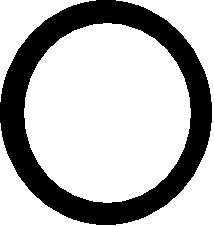
%> input picture images/Anillo.bmp, 214 x 226 px, given in place of Ring.bmp, which was not available
$ octave PruebasAutoorganizacion.m   (GNU Octave 9; MATLAB toolbox functions it lacks are replaced by stand-ins)
%> lines starting %> are read from the running program, lines starting %| are printed output that depends on the picture; in (x1, y1, x2, y2) boxes, pixels count from 0 and x2, y2 are one past the last pixel; in counts of white or black regions, pixels touching at a corner belong together; the program's own positions count from 1; pictures that were not available may be replaced by others from this repository, and a replacement may not be noted
### GenerateSamplesImg.m
function [Samples]=GenerateSamplesImg(FileName,NumSamples)
%> called with FileName = './Datos/Ring.bmp', NumSamples = 10000
% Coded by Ezequiel L髉ez-Rubio, April 2012.

Image=rot90(double(rgb2gray(imread(FileName)))/255,3);
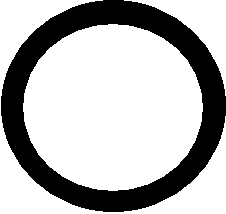
%> Image: size 214x226 double; values 0 (black) and 1 (white), 71.4% white; 1 black region, box (x1, y1, x2, y2) and area: (1, 0, 226, 212) 13812

[RowsIm,ColsIm]=size(Image);
%> RowsIm = 214; ColsIm = 226

Samples=zeros(2,NumSamples);
NumSamplesRemaining=NumSamples;
while NumSamplesRemaining>0
    PreSamples=rand(2,NumSamplesRemaining);
    Points=ceil(PreSamples.*repmat([RowsIm;ColsIm],[1 NumSamplesRemaining]));
    LinearNdxPoints=sub2ind([RowsIm ColsIm],Points(1,:),Points(2,:));
    NdxNewSamples=find(Image(LinearNdxPoints)<1-rand(1,NumSamplesRemaining));
    NumNewSamples=numel(NdxNewSamples);
    Samples(:,NumSamples-NumSamplesRemaining+1:NumSamples-NumSamplesRemaining+NumNewSamples)=...
        PreSamples(:,NdxNewSamples);
    NumSamplesRemaining=NumSamplesRemaining-NumNewSamples;
end
%> this loop made 31 passes
%> (NumNewSamples, NumSamplesRemaining) on passes 1 to 12: (2736, 7264), (2062, 5202), (1521, 3681), (1047, 2634), (785, 1849), (540, 1309), (371, 938), (254, 684), (180, 504), (149, 355), (122, 233), (70, 163)
%> (Points, LinearNdxPoints, NumNewSamples, NumSamplesRemaining) on passes 25 to 30: ([97 71 9 90 7 145; 56 25 211 105 2 79], [11867 5207 44949 22346 221 16837], 1, 5), ([178 189 134 122 176; 135 98 157 208 87], [28854 20947 33518 44420 18580], 1, 4), ([27 19 204 72; 150 225 210 19], [31913 47955 44930 3924], 2, 2), ([12 122; 215 90], [45808 19168], 0, 2), ([157 108; 74 130], [15779 27714], 0, 2), ([41 131; 28 67], [5819 14255], 1, 1)

% [11 lines of commented-out code are left out]

### PruebasAutoorganizacion.m
% Pruebas de autoorganización para los modelos (GHNF, GHNG, GNF).
% Se ejecuta en la carpeta raíz ('Pruebas Autoorganización'), donde
% debe haber una carpeta 'Datos' y otra 'Resultados'. Dentro de
% 'Resultados' debe haber una subcarpeta por modelo con el nombre del
% modelo a entrenar. El modelo a entrenar debe estar en el path.
% Modificación del 26/05/2020 para incorporar el modelo GHSOM
clearvars

TipoModelo = 'GHSOM'; % GHNF, GHNG, GNF, GHSOM
NumMuestras = 10000;
NumEpocas = 2;
MaxNeurons = 20; % Maximum number of neurons in each graph
Tau = [0 0.1 0.2];
NumTau = length(Tau);
TauGHSOM = [0.001 0.01; 0.01 0.001; 0.001 0.001]; %% GHSOM
ErrorType='abs'; % GHSOM
Datasets = {'Ring','Circle','Hollowed Square','Non-hollowed Square','M',... % 2D distributions
    'X','S','Barbell','Barbell2','K','Eight','Sand Clock',...
    'Ball','Big Ball','Ellipse','Hexagon','Octagon','Smooth Ball','Star',... % 2D gradient distributions
    'Thick S','Thin S','Three Balls','Two Shapes','Irregular X',...
    'SwissRoll','SwissHole','CornerPlanes','PuncturedSphere',... % 3D distributions
   'TwinPeaks','3D Clusters','ToroidalHelix','Gaussian','UedaSpiral',...
   'UnitCircle','UnitSquare','UnitSegment','UnitSphere',... % 3D simple distributions
   'Trefoil Knot','Cinquefoil Knot','Septafoil Knot',... % 3D Torus Knots
   'Hypersphere 4D','Hypersphere 5D','Hypersphere 6D'};  % D-dimensional stuffed hyperspheres
NumDatasets = length(Datasets);
DistribucionDatasets = [12,24,33,37,40];
DatasetsEntrenamiento = [1,6,7,16,29,30,36,41,42,43];
TorusParams = [2 3; 5 2; 7 2];
HypersphereDims = [4,5,6];
PathDatos = '/Datos/';
PathResultados = ['/Resultados/' TipoModelo '/'];
NomFichModelos = ['ModelosAutoorganizacion' TipoModelo '.mat'];
NomFichEvaluaciones = ['EvaluacionesAutoorganizacion' TipoModelo '.mat'];
NomFichResultados = ['ResultadosAutoorganizacion' TipoModelo '.mat'];
NumRepeticiones = 10;
NumIntentos = 10; % #intentos para entrenar una red que devuelve un modelo vacío

% The following values of the parameters are those considered in the
% original GNG paper by Fritzke (1995)
Lambda = 100;
% Lambda = 40; % this parameter has been changed in order to be compared with other models in terms of number of neurons.
EpsilonB = 0.2;
EpsilonN = 0.006;
Alpha = 0.5;
AMax = 50;
D = 0.995;

% Cargamos las evaluaciones o las inicializamos
if exist(['.' PathResultados NomFichEvaluaciones],'file') == 0
    Evaluaciones = cell(NumDatasets,NumTau,NumRepeticiones);
else
    load(['.' PathResultados NomFichEvaluaciones],'Evaluaciones');
end

% Cargamos los resultados o los inicializamos
if exist(['.' PathResultados NomFichResultados],'file') == 0
    Resultados = cell(NumDatasets,NumTau);
else
    load(['.' PathResultados NomFichResultados],'Resultados');
end

% Cargamos los modelos o los inicializamos
if exist(['.' PathResultados NomFichModelos],'file') == 0
    Modelos = cell(NumDatasets,NumTau);
else
    load(['.' PathResultados NomFichModelos],'Modelos');
end

% for NdxDataset=1:NumDatasets
for NdxDataset=DatasetsEntrenamiento

    NomFich = Datasets{NdxDataset};
    if NdxDataset <= DistribucionDatasets(2)
        if NdxDataset <= DistribucionDatasets(1)
            Extension = '.bmp';
        else
            Extension = '.jpg';
        end
        Muestras = GenerateSamplesImg(['.' PathDatos NomFich Extension],NumMuestras);
    elseif NdxDataset <= DistribucionDatasets(3)
        Muestras = Generate3DSamples(NdxDataset-DistribucionDatasets(2),NumMuestras);
    elseif NdxDataset <= DistribucionDatasets(4)
        Muestras = GenerateSimple3D(Datasets{NdxDataset},0,NumMuestras);
    elseif NdxDataset <= DistribucionDatasets(5)
        p = TorusParams(NdxDataset-DistribucionDatasets(4),1);
        q = TorusParams(NdxDataset-DistribucionDatasets(4),2);
        Muestras = GenerateSamplesTorusKnot(p,q,NumMuestras);
    else
        Dimension = HypersphereDims(NdxDataset-DistribucionDatasets(5));
        Muestras = insideSphereGen(Dimension,NumMuestras);
    end

    for NdxTau=1:NumTau
        MiTau = Tau(NdxTau);
        MiTau1 = TauGHSOM(NdxTau,1);
        MiTau2 = TauGHSOM(NdxTau,2);
        % For GNF, we compute the number of neurons as the average between
        % the mean number of neurons of the GHNF and the mean number of
        % neurons of the GNF. GHNF and GHNG must be previously trained
        if strcmp(TipoModelo,'GNF')
            S1 = load('./Resultados/GHNF/ResultadosAutoorganizacionGHNF.mat');
            S2 = load('./Resultados/GHNG/ResultadosAutoorganizacionGHNG.mat');
            MiMaxNeurons = round((S1.Resultados{NdxDataset,NdxTau}.NumNeurons.Media +...
                S2.Resultados{NdxDataset,NdxTau}.NumNeurons.Media)/2);
        end
        if ~isempty(Modelos{NdxDataset,NdxTau})
            fprintf('\tTrainings already done!\n');
        else
            % Si un modelo está vacío, hay que hacer todos los
            % entrenamientos (no nos podemos ahorra ninguno ya hecho),
            % ya que solo se guarda el mejor modelo y para ello hay que
            % comparar todos los NumRepeticiones modelos generados.
            MejorMSE = Inf;
            for NdxRepeticion=1:NumRepeticiones
                fprintf('\nDISTRIBUTION: %s\n',NomFich);
                fprintf('\nTAU = %g\n',MiTau);
                fprintf('\n%s TRAINING %d\n',TipoModelo,NdxRepeticion);
                fprintf('------------------------------------\n');
                Modelo = [];
                intentos = 0;
                while isempty(Modelo) && intentos<NumIntentos
                    if strcmp(TipoModelo,'GHNF')
                        tic;
                        [Modelo] = TrainGHNF(Muestras,NumEpocas,MaxNeurons,MiTau,Lambda,EpsilonB,EpsilonN,Alpha,AMax,D,1);
                        CpuTime = toc;
                    elseif strcmp(TipoModelo,'GHNG')
                        tic;
                        [Modelo] = TrainGHNG3(Muestras,NumEpocas,MaxNeurons,MiTau,Lambda,EpsilonB,EpsilonN,Alpha,AMax,D,1);
                        CpuTime = toc;
                    elseif strcmp(TipoModelo,'GNF')
                        tic;
                        [Modelo] = TrainGNF(Muestras,MiMaxNeurons,Lambda,EpsilonB,EpsilonN,Alpha,AMax,D,NumMuestras*NumEpocas);
                        CpuTime = toc;
                    elseif strcmp(TipoModelo,'GHSOM')
                        % Compute the mean of the samples (initial weight vector)
                        IniWeight = full(nansum(Muestras,2)/NumMuestras);

                        % Compute the initial Bregman quantization errror (qe0)
%> (the run ends here)

$ run again, on images/CuadradoHueco.bmp
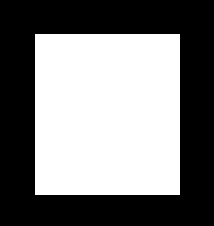
%> input picture images/CuadradoHueco.bmp, 214 x 226 px, given in place of Ring.bmp, which was not available
%> in GenerateSamplesImg, `Image=rot90(double(rgb2gray(imread(FileName)))/255,3);`:
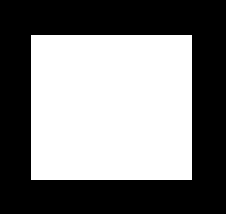
%> Image: size 214x226 double; values 0 (black) and 1 (white), 48.3% white; 1 white region, box (x1, y1, x2, y2) and area: (31, 35, 192, 180) 23345
%> the loop in GenerateSamplesImg, `while NumSamplesRemaining>0` made 14 passes
%> (NumNewSamples, NumSamplesRemaining) on passes 1 to 8: (5136, 4864), (2553, 2311), (1203, 1108), (576, 532), (288, 244), (127, 117), (69, 48), (20, 28)
